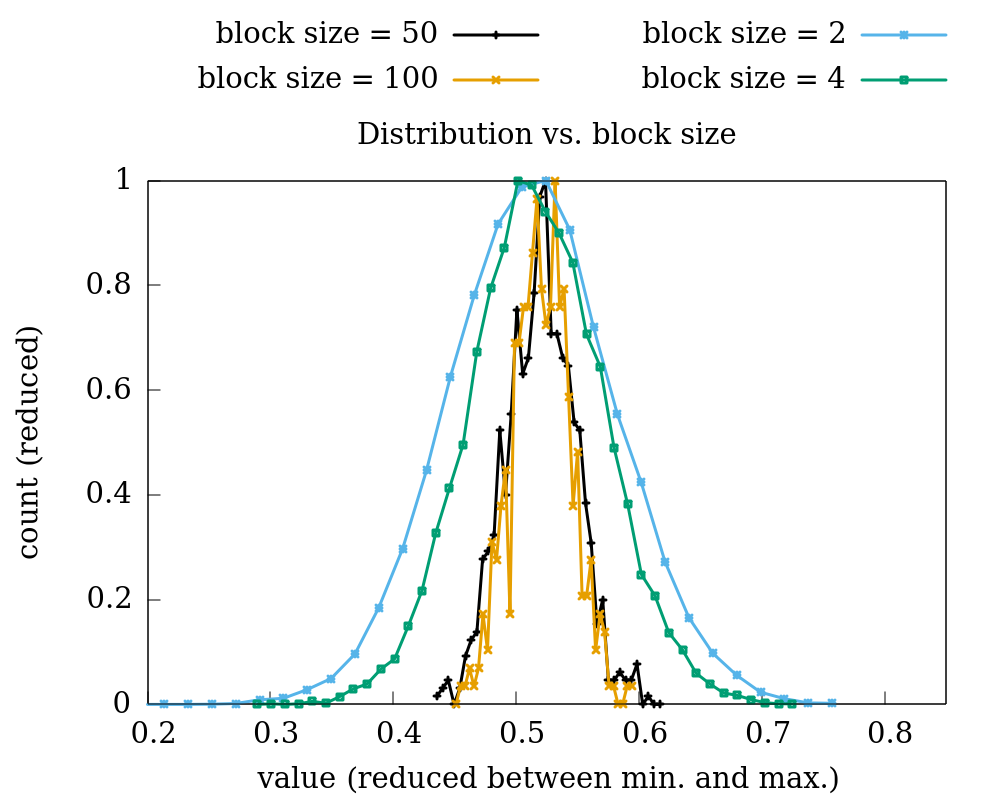

Recreate this plot in gnuplot.
set term qt font "DejaVu Math TeX Gyre, 22" size 1000,800

set xtics nomirror
set ytics nomirror

set xlabel "value (reduced between min. and max.)"
set ylabel "count (reduced)"

set title "Distribution vs. block size"

set key spacing 1.5 horizontal outside

set colorsequence podo

set xrange [0.2:0.85]
set yrange [:]

plot \
'./blockDistributions/size_50.dist' u 1:($3/65) w lp lw 3 lt 1 title "block size = 50", \
'./blockDistributions/size_100.dist' u 1:($3/29) w lp lw 3 lt 2 title "block size = 100", \
'./blockDistributions/size_2.dist' u 1:($3/2409) w lp lw 3 lt 3 title "block size = 2", \
'./blockDistributions/size_4.dist' u 1:($3/875) w lp lw 3 lt 4 title "block size = 4"
